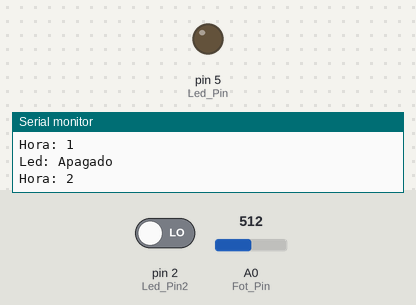
The sketch below on a simulated Arduino Uno, built with avr-gcc and run on an emulated ATmega328P. On the bench: output pins drawn as LEDs (lit = HIGH), the last lines printed to the serial monitor. Inputs (shaded band) come from the test bench; at power-on: pin 2 (Led_Pin2) LOW, A0 (Fot_Pin) = 512.

Above: at 1.8 s.
1.9 s: pin 2 (Led_Pin2) driven HIGH
At 2.3 s:
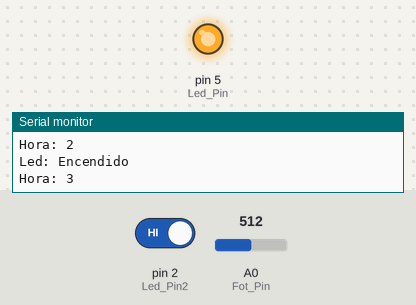
3.5 s: pin 2 (Led_Pin2) driven LOW
At 5.1 s:
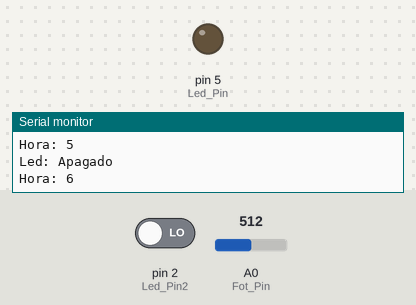
Timing chart, 0 to 6.6 s (numbered marks = the images above; inputs shaded):
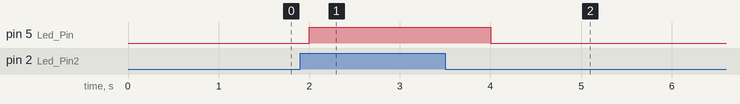

Measured:
- after the input at 1.9 s, pin 5 (Led_Pin): LOW → HIGH after 0.10 s
- after the input at 3.5 s, pin 5 (Led_Pin): HIGH → LOW after 0.50 s

The sketch:

UTN-Clase-Arduino04_003.ino
```cpp
// Codigo Ejemplo
//Variables de Luz
int Led_Pin = 5;
int Led_Pin2 = 2;
int Fot_Pin = A0;
int Int_Pin = 2;
int sensorValue = 0;
int inputValue = 0;

//Variables de temperatura
int readValue = 0;
int lastValue = 1;
int tempPin = A1;
float voltsValue;
float tempValue;
int counter = 0;
int start = 0;
int stop = 0;

//Limites invierno
int start1 = 18;
int stop1 = 24;

//Limites verano
int start2 = 20;
int stop2 = 1;

void setup()
{
  Serial.begin(9600);
  pinMode(Led_Pin, OUTPUT);
  pinMode(Led_Pin2, OUTPUT);
  pinMode(Int_Pin, INPUT);

}

void loop()
{
  //Lectura digital
  inputValue = digitalRead(Int_Pin);
  if (inputValue == HIGH)
  {
    Serial.println("Led: Encendido");
   digitalWrite(Led_Pin, 1);
   digitalWrite(Led_Pin2, 1);
  }
  else
  {
    //Lectura Temperatura
    readValue = analogRead(sensorValue);
    lastValue = readValue;
    voltsValue = 5.0 / 1024 * readValue;
    tempValue = voltsValue * 100 - 50;
    if( tempValue < 20){
      start = start1;
      stop = stop1;
    }
    else
    {
      start = start2;
      stop = stop2;
    }
    //
    //Lectura Luz
    if(counter >= start)
    {
    //Lectura Analógica
    sensorValue = analogRead(Fot_Pin);
    if(sensorValue < 500)
    {
      Serial.println("Led: Encendido");
      digitalWrite(Led_Pin, 1);
      digitalWrite(Led_Pin2, 1);
      }else{
        Serial.println("Led: Apagado");
        digitalWrite(Led_Pin, 0);
        digitalWrite(Led_Pin2, 0);
      }
    }
    else
    {
  	 Serial.println("Led: Apagado");
     digitalWrite(Led_Pin, 0);
     digitalWrite(Led_Pin2, 0);
    }
   }
    counter++;
    Serial.print("Hora: ");
    Serial.println(counter);
    if (counter == 24)
    {
      counter = 0;
    }
      delay(1000);
  }
                         
```
